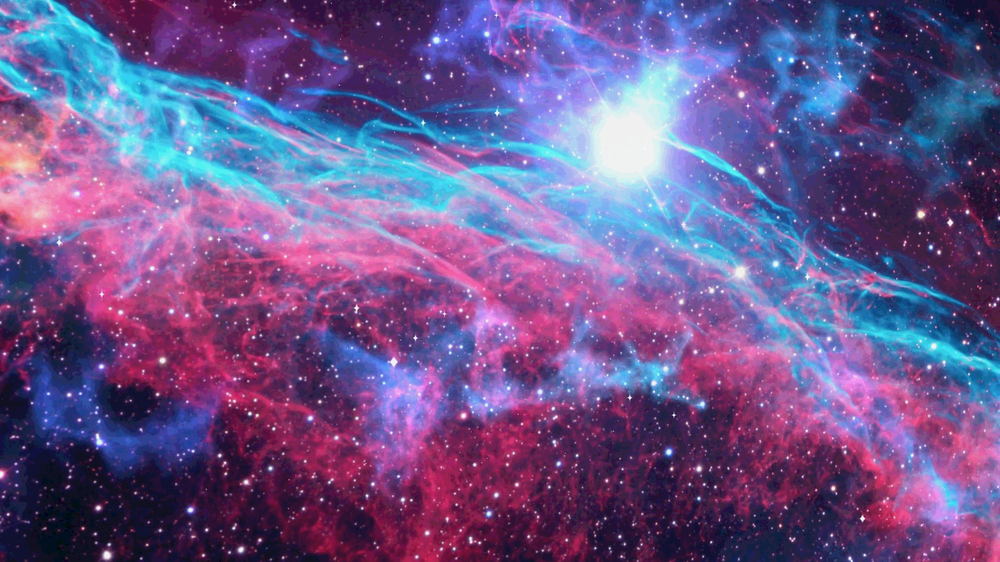
#> input picture cryptography_overlayed_steganography/image_w_flag.png, 1000 x 562 px, shrunk from 1920 x 1080 before the run
$ python decode.py
#> lines starting #> are read from the running program, lines starting #| are printed output that depends on the picture
import os
from PIL import Image

path = os.path.dirname(os.path.abspath(__file__))

flagged = Image.open(path + '/image_w_flag.png')
#> flagged is the input picture: PIL image 1000x562 RGB; mean R, G, B 108, 84.9, 139.9
pixels = flagged.getdata()

new_pixels = []

for pixel in pixels:
    r, g, b = pixel

    r = r & 0b1111
    r = r << 4

    g = g & 0b1111
    g = g << 4

    b = b & 0b1111
    b = b << 4

    new_pixels.append((r, g, b))
#> this loop made 562000 passes
#> (pixel, r, g, b) on passes 1 to 3: ((80, 129, 192), 0, 16, 0), ((81, 126, 193), 16, 224, 16), ((70, 116, 181), 96, 64, 80)
#> after the loop, new_pixels = 562000 items

decoded = Image.new(flagged.mode, flagged.size)
#> decoded: PIL image 1000x562 RGB; every value is 0
decoded.putdata(new_pixels)
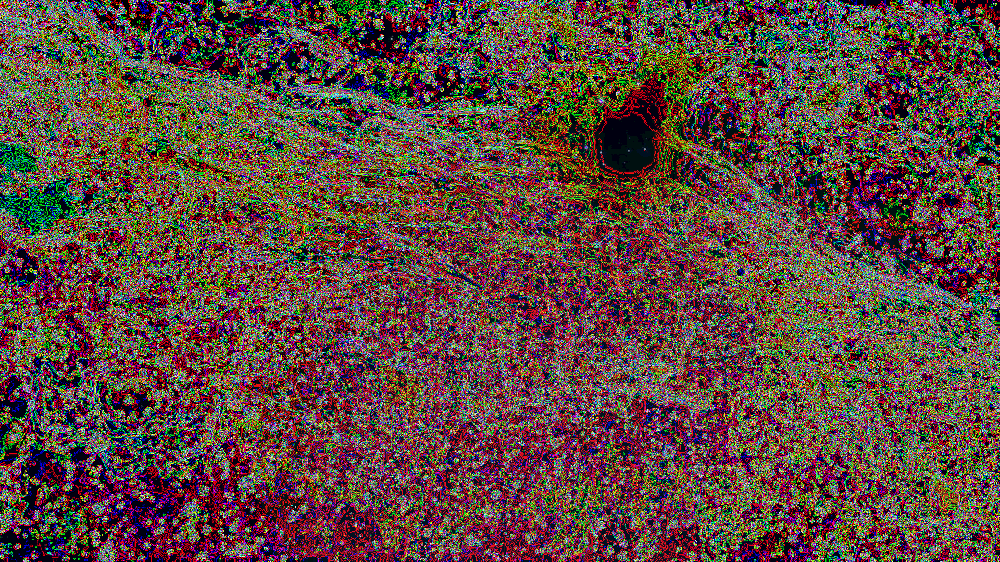
#> decoded: PIL image 1000x562 RGB; mean R, G, B 94, 72.1, 65.2
decoded.save(path + '/decoded_flag.png')
